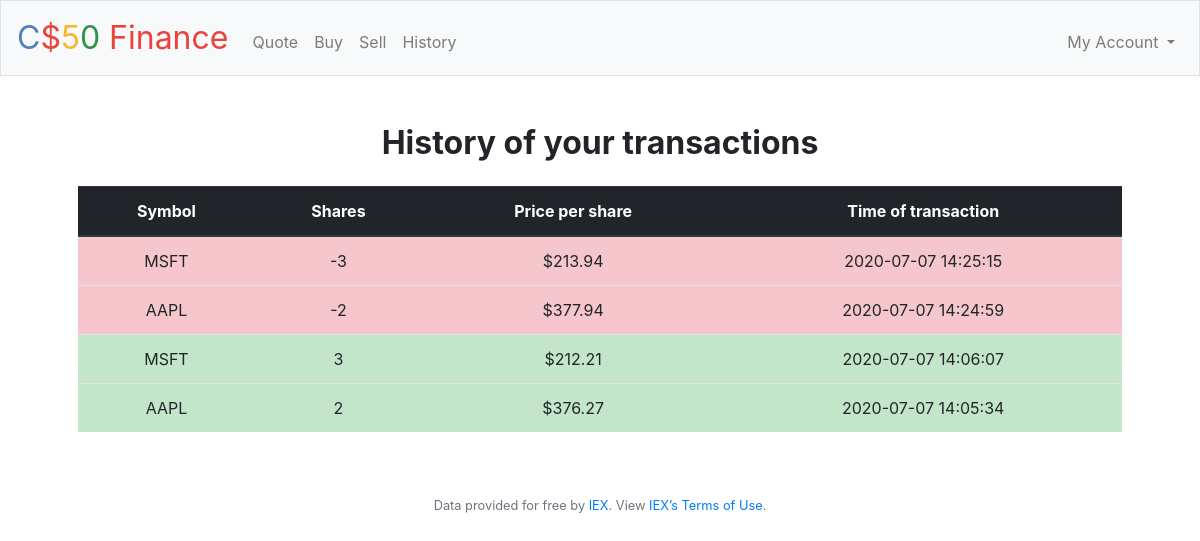
Screenshot of /history (signed in) with the database file from the repository.
### tables this page shows
CREATE TABLE 'transactions' ('id' integer PRIMARY KEY NOT NULL, 'user_id' integer NOT NULL, 'symbol' text NOT NULL, 'price_per_share' real NOT NULL, 'amount' integer NOT NULL,'time_created' datetime NOT NULL DEFAULT CURRENT_TIMESTAMP);

### problem_set8/finance/application.py (the view)
@app.route("/history")
@login_required
def history():
    history = db.execute("SELECT symbol, amount, price_per_share, time_created FROM transactions WHERE user_id = :user_id ORDER BY time_created DESC",
        user_id = session["user_id"])
    return render_template("history.html", history=history)

### problem_set8/finance/application.py (called while the page is built)
@app.after_request
def after_request(response):
    response.headers["Cache-Control"] = "no-cache, no-store, must-revalidate"
    response.headers["Expires"] = 0
    response.headers["Pragma"] = "no-cache"
    return response

### problem_set8/finance/helpers.py (called while the page is built)
def login_required(f):
    @wraps(f)
    def decorated_function(*args, **kwargs):
        if session.get("user_id") is None:
            return redirect("/login")
        return f(*args, **kwargs)
    return decorated_function

### problem_set8/finance/templates/history.html (shortened to what this page needs)
{% extends "layout.html" %}
{% block main %}
    <div class="jumbotron-fluid mb-4">
        <h2 class="capital">History of your transactions</h2>
    </div>
    <div class="table-responsive">
        <table class="table">
            <thead class="thead-dark">
                <tr>
                    <th scope="col">Symbol</th>
                    <th scope="col">Shares</th>
                    <th scope="col">Price per share</th>
                    <th scope="col">Time of transaction</th>
                </tr>
            </thead>
            <tbody>
                {% for asset in history %}
                    <tr class="{{ "table-success" if asset.amount > 0 else "table-danger" }}">
                        <td>{{ asset.symbol }}</td>
                        <td>{{ asset.amount }}</td>
                        <td>{{ "${:,.2f}".format(asset.price_per_share) }}</td>
                        <td>{{ asset.time_created }}</td>
                    </tr>
                {% endfor %}
            </tbody>
        </table>
    </div>
{% endblock %}

### problem_set8/finance/templates/layout.html (shortened to what this page needs)
<!DOCTYPE html>
<html lang="en">
    <head>
        <link href="https://maxcdn.bootstrapcdn.com/bootstrap/4.1.3/css/bootstrap.min.css" rel="stylesheet">
        <link href="/static/styles.css" rel="stylesheet">
    </head>
    <body>
        <nav class="navbar navbar-expand-md navbar-light bg-light border">
            <a class="navbar-brand" href="/"><span class="blue">C</span><span class="red">$</span><span class="yellow">5</span><span class="green">0</span> <span class="red">Finance</span></a>
            <div class="collapse navbar-collapse" id="navbar">
                {% if session.user_id %}
                    <ul class="navbar-nav mr-auto mt-2">
                        <li class="nav-item"><a class="nav-link" href="/quote">Quote</a></li>
                        <li class="nav-item"><a class="nav-link" href="/buy">Buy</a></li>
                        <li class="nav-item"><a class="nav-link" href="/sell">Sell</a></li>
                        <li class="nav-item"><a class="nav-link" href="/history">History</a></li>
                    </ul>
                    <ul class="navbar-nav ml-auto mt-2">
                        <li class="nav-item dropdown">
                            <a class="nav-link dropdown-toggle" href="#" id="navbarDropdown" role="button" data-toggle="dropdown" aria-haspopup="true" aria-expanded="false">
                                My Account
                            </a>
                        </li>
                    </ul>
                {% else %}
                    <ul class="navbar-nav ml-auto mt-2">
                        <li class="nav-item"><a class="nav-link" href="/register">Register</a></li>
                        <li class="nav-item"><a class="nav-link" href="/login">Log In</a></li>
                    </ul>
                {% endif %}
            </div>
        </nav>
        <main class="container p-5">
            {% block main %}{% endblock %}
        </main>
        <footer class="small text-center text-muted">
            Data provided for free by <a href="https://iextrading.com/developer">IEX</a>. View <a href="https://iextrading.com/api-exhibit-a/">IEX’s Terms of Use</a>.
        </footer>
    </body>
</html>

### problem_set8/finance/static/styles.css (style rules this page uses)
nav .navbar-brand { font-size: xx-large; }
nav .navbar-brand .blue { color: #537fbe; }
nav .navbar-brand .red { color: #ea433b; }
nav .navbar-brand .yellow { color: #f5b82e; }
nav .navbar-brand .green { color: #2e944b; }
main { overflow-x: auto; text-align: center; }
.capital { font-weight:bold; }

### rows the page displays
transactions: symbol "MSFT", amount "-3", price_per_share "$213.94", time_created "2020-07-07 14:25:15"
transactions: symbol "AAPL", amount "-2", price_per_share "$377.94", time_created "2020-07-07 14:24:59"
transactions: symbol "MSFT", amount "3", price_per_share "$212.21", time_created "2020-07-07 14:06:07"
transactions: symbol "AAPL", amount "2", price_per_share "$376.27", time_created "2020-07-07 14:05:34"
